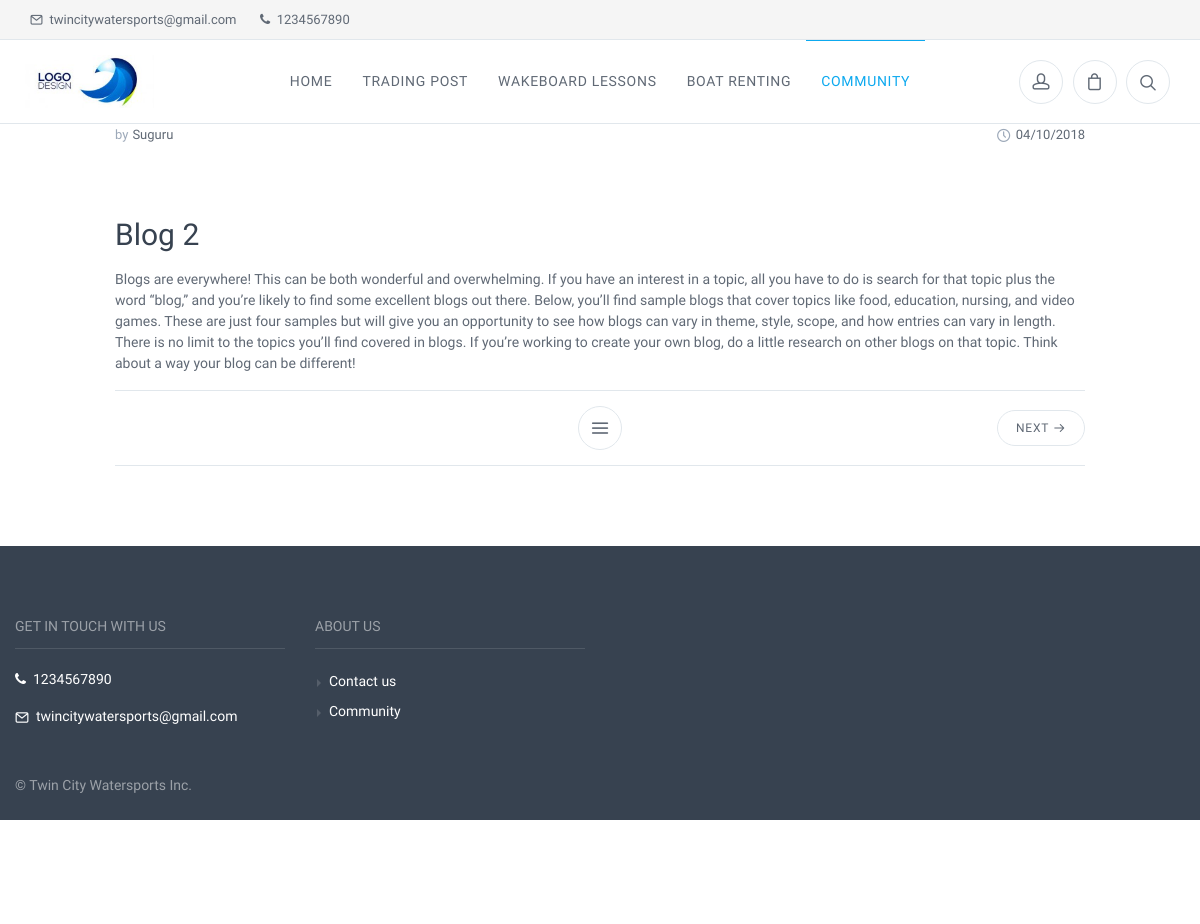
Screenshot of /blog/view_blog/Blog-2 with the database file from the repository.
### tables this page shows
CREATE TABLE `blog` (
  `id` int(11) NOT NULL,
  `blog_url` varchar(255) NOT NULL,
  `blog_title` varchar(255) NOT NULL,
  `blog_description` text NOT NULL,
  `blog_content` text NOT NULL,
  `date_published` int(11) NOT NULL,
  `author` varchar(65) NOT NULL,
  `video_name` varchar(255) NOT NULL,
  `status` int(11) NOT NULL
);

### application/modules/templates/controllers/Templates.php (called while the page is built, shortened)
<?php
class Templates extends MX_Controller {
  function _draw_top_nav_bar() {
    $mysql_query = "SELECT * FROM admin_info WHERE id = 1";
    $admin = $this->db->query($mysql_query)->row();
    $logo_name = $admin->logo_name;
    $data['logo_path'] = base_url().'/media/logos/'.$logo_name;
    $this->load->view('top_nav', $data);
  }
  function public_bootstrap($data) {
    $this->load->module('site_security');
    $this->load->module('site_settings');
    $data['customer_id'] = $this->site_security->_get_user_id();
    $data['our_company'] = $this->site_settings->_get_our_company_name();
    $this->load->view('public_bootstrap', $data);
  }
}

### application/modules/blog/controllers/Blog.php (called while the page is built, shortened)
<?php
class Blog extends MX_Controller {
  function view_blog($blog_url) {
    $query = $this->get_where_custom('blog_url', $blog_url);
    $query_for_all_blogs = $this->get('date_published');
    $blog_urls = array();
    foreach($query_for_all_blogs->result() as $row) {
      array_push($blog_urls, $row->blog_url);
    }
    for ($i = 0; $i < count($blog_urls); $i++) {
      if ($blog_urls[$i] == $blog_url) {
        $target_index = $i;
        break;
      }
    }
    $prev_index = $target_index - 1;
    $next_index = $target_index + 1;
    if (isset($blog_urls[$prev_index])) {
      $data['prev_blog_url'] = $blog_urls[$prev_index];
    } else {
      $data['prev_blog_url'] = "";
    }
    if (isset($blog_urls[$next_index])) {
      $data['next_blog_url'] = $blog_urls[$next_index];
    } else {
      $data['next_blog_url'] = "";
    }
    $data['blog_id'] = $query->row()->id;
    $data['blog_title'] = $query->row()->blog_title;
    $data['blog_description'] = $query->row()->blog_description;
    $data['blog_content'] = $query->row()->blog_content;
    $data['date_published'] = $this->timedate->get_date($query->row()->date_published, 'datepicker_us');
    $data['author'] = $query->row()->author;
    $data['video_name'] = $query->row()->video_name;
    $data['pics_query'] = $this->blog_pics->get_where_custom('blog_id', $data['blog_id']);
    $data['view_module'] = "blog";
    $data['view_file'] = "view_blog";
    $this->templates->public_bootstrap($data);
  }
  function get($order_by)
  {
    $query = $this->mdl_blog->get($order_by);
    return $query;
  }
  function get_where_custom($col, $value)
  {
    $query = $this->mdl_blog->get_where_custom($col, $value);
    return $query;
  }
}

### index.php (called while the page is built, shortened)
<?php
require_once BASEPATH.'core/CodeIgniter.php';

### application/third_party/MX/Controller.php (called while the page is built, shortened)
<?php (defined('BASEPATH')) OR exit('No direct script access allowed');
class MX_Controller
{
	public function __construct()
	{
		$this->load = clone load_class('Loader');
	}
	public function __get($class)
	{
		return CI::$APP->$class;
	}
}

### application/third_party/MX/Router.php (called while the page is built, shortened)
<?php (defined('BASEPATH')) OR exit('No direct script access allowed');
require dirname(__FILE__).'/Modules.php';
class MX_Router extends CI_Router
{
	public $module;
	public function fetch_module()
	{
		return $this->module;
	}
	public function locate($segments)
	{
		$ext = $this->config->item('controller_suffix').EXT;
		list($module, $directory, $controller) = array_pad($segments, 3, NULL);
		foreach (Modules::$locations as $location => $offset)
		{
			if (is_dir($source = $location.$module.'/controllers/'))
			{
				$this->module = $module;
				if(is_file($source.ucfirst($module).$ext))
				{
					return $segments;
				}
			}
		}
	}
}

### application/third_party/MX/Modules.php (called while the page is built, shortened)
<?php (defined('BASEPATH')) OR exit('No direct script access allowed');
class Modules
{
	public static $routes, $registry, $locations;
	public static function load_file($file, $path, $type = 'other', $result = TRUE)
	{
		$file = str_replace(EXT, '', $file);
		$location = $path.$file.EXT;
		return $result;
	}
	public static function find($file, $module, $base)
	{
		$segments = explode('/', $file);
		$file = array_pop($segments);
		$file_ext = (pathinfo($file, PATHINFO_EXTENSION)) ? $file : $file.EXT;
		$path = ltrim(implode('/', $segments).'/', '/');
		$module ? $modules[$module] = $path : $modules = array();
		if ( ! empty($segments))
		{
			$modules[array_shift($segments)] = ltrim(implode('/', $segments).'/','/');
		}
		foreach (Modules::$locations as $location => $offset)
		{
			foreach($modules as $module => $subpath)
			{
				$fullpath = $location.$module.'/'.$base.$subpath;
				if ($base == 'libraries/' OR $base == 'models/')
				{
					if(is_file($fullpath.ucfirst($file_ext))) return array($fullpath, ucfirst($file));
				}
				else
				if (is_file($fullpath.$file_ext)) return array($fullpath, $file);
			}
		}
		return array(FALSE, $file);
	}
}

### application/modules/admin_info/models/Mdl_admin_info.php (called while the page is built, shortened)
<?php if ( ! defined('BASEPATH')) exit('No direct script access allowed');
class Mdl_admin_info extends CI_Model {
  function get_table() {
    $table = "admin_info";
    return $table;
  }
  function get_where($id){
    $table = $this->get_table();
    $this->db->where('id', $id);
    $query=$this->db->get($table);
    return $query;
  }
}

### application/modules/admin_info/controllers/admin_info.php (called while the page is built, shortened)
<?php
class Admin_info extends MX_Controller {
  function get_admin_info() {
    $query = $this->get_where(1);
    $data = $query->row();
    return $data;
  }
  function get_where($admin_id) {
    $query = $this->mdl_admin_info->get_where($admin_id);
    return $query;
  }
}

### application/modules/blog/models/Mdl_blog.php (called while the page is built, shortened)
<?php if ( ! defined('BASEPATH')) exit('No direct script access allowed');
class Mdl_blog extends CI_Model {
  function get_table() {
    $table = "blog";
    return $table;
  }
  function get($order_by){
    $table = $this->get_table();
    $this->db->order_by($order_by);
    $query=$this->db->get($table);
    return $query;
  }
  function get_where_custom($col, $value) {
    $table = $this->get_table();
    $this->db->where($col, $value);
    $query=$this->db->get($table);
    return $query;
  }
}

### application/modules/blog/views/view_blog.php (the view, shortened to what this page needs)
<div class="container padding-bottom-3x mb-2">
  <div class="row justify-content-center">
    <div class="col-lg-10">
      <div class="single-post-meta">
        <div class="column">
          <?php
          if (isset($author)) {
            ?>
            <div class="meta-link"><span>by</span><?= $author ?></div>
            <?php
          }
          ?>
        </div>
        <div class="column">
          <div class="meta-link"><a href="#"><i class="icon-clock"></i><?= $date_published ?></a></div>
        </div>
      </div>
      <h2 class="padding-top-2x"><?= $blog_title ?></h2>
      <p><?= $blog_content ?></p>
      <div class="entry-navigation">
        <div class="column text-left">
        </div>
        <div class="column"><a class="btn btn-outline-secondary view-all" href="<?= base_url().'blog/view_blogs' ?>" data-toggle="tooltip" data-placement="top" title="" data-original-title="All posts"><i class="icon-menu"></i></a></div>
        <div class="column text-right">
          <?php
          if ($prev_blog_url != "") {
            ?>
            <a class="btn btn-outline-secondary btn-sm" href="<?= $prev_blog_url ?>">Next&nbsp;<i class="icon-arrow-right"></i></a>
            <?php
          }
          ?>
        </div>
      </div>
    </div>
  </div>
</div>

### application/modules/templates/views/top_bar.php (shortened to what this page needs)
<?php
$admin = $this->admin_info->get_admin_info();
if (isset($admin->phone)) {
  $phone = $admin->phone;
} else {
  $phone = "";
}
if (isset($admin->email)) {
  $email = $admin->email;
} else {
  $email = "";
}
?>
<div class="topbar">
  <div class="topbar-column">
    <?php
    if ($email != "") {
      ?>
      <a class="hidden-md-down" href="mailto:<?= $email ?>">
        <i class="icon-mail"></i>&nbsp; <?= $email ?>
      </a>
      <?php
    }
    if ($phone != "") {
      ?>
      <a class="hidden-md-down" href="tel:<?= $phone ?>">
        <i class="fa fa-phone"></i>&nbsp; <?= $phone ?>
      </a>
      <?php
    }
      ?>
  </div>
  <div class="topbar-column">
  </div>
</div>

### application/modules/templates/views/footer.php (shortened to what this page needs)
<?php
$admin = $this->admin_info->get_admin_info();
if (isset($admin->phone)) {
  $phone = $admin->phone;
} else {
  $phone = "";
}
if (isset($admin->email)) {
  $email = $admin->email;
} else {
  $email = "";
}
if (isset($admin->company_name)) {
  $company_name = $admin->company_name;
} else {
  $company_name = "";
}
?>
<footer class="site-footer">
  <div class="container">
    <div class="row">
      <div class="col-lg-3 col-md-6">
        <section class="widget widget-light-skin">
          <h3 class="widget-title">Get In Touch With Us</h3>
          <?php
          if ($phone != "") {
            ?>
            <p ><a class="navi-link-light" href="tel:<?= $phone ?>"><i class="fa fa-phone"></i>&nbsp;&nbsp;<?= $phone ?></a></p>
            <?php
          }
          if ($email != "") {
            ?>
            <p><a class="navi-link-light" href="mailto:<?= $email ?>"><i class="icon-mail"></i>&nbsp;&nbsp;<?= $email ?></a></p>
            <?php
          }
            ?>
        </section>
      </div>
      <div class="col-lg-3 col-md-6">
        <section class="widget widget-links widget-light-skin">
          <h3 class="widget-title">About Us</h3>
          <ul>
            <li><a href="<?= base_url()."contactus" ?>">Contact us</a></li>
            <li><a href="<?= base_url().'blog/view_blogs' ?>">Community</a></li>
          </ul>
        </section>
      </div>
      </div>
      <?php
      if ($company_name != "") {
      ?>
      <p class="footer-copyright">© <?= $company_name ?></p>
      <?php
    }
      ?>
    </div>
  </footer>

### rows the page displays
blog: author "Suguru", blog_title "Blog 2", blog_content "Blogs are everywhere! This can be both wonderful and overwhelming. If you have an interest in a topic, all you have to do is search for that topic plus the word “blog,” and you’re likely to find some excellent blogs out there. Below, you’ll find sample blogs that cover topics like food, education, nursing, and video games. These are just four samples but will give you an opportunity to see how blogs can vary in theme, style, scope, and how entries can vary in length. There is no limit to the topics you’ll find covered in blogs. If you’re working to create your own blog, do a little research on other blogs on that topic. Think about a way your blog can be different!"

### other values shown
$email "twincitywatersports@gmail.com"
$phone "1234567890"
$date_published "04/10/2018"
$company_name "Twin City Watersports Inc."
